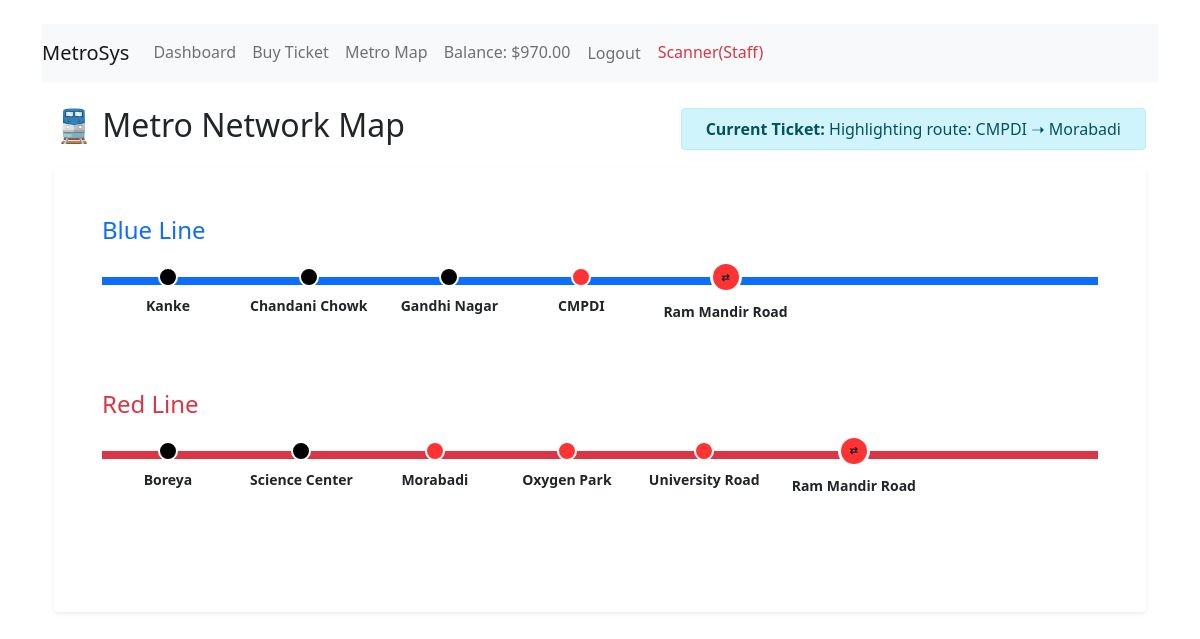
/metro/map/ (signed in), run on the app's committed database.
### users/models.py (models this page shows, shortened)
class Profile(models.Model):
    user = models.OneToOneField(User, on_delete=models.CASCADE)
    balance = models.DecimalField(max_digits=10, decimal_places=2, default=0.00)

### metro/models.py (models this page shows, shortened)
class MetroLine(models.Model):
    name = models.CharField(max_length=100)
    is_active = models.BooleanField(default=True)

class Station(models.Model):
    name = models.CharField(max_length=100)
    line = models.ForeignKey(MetroLine, on_delete=models.CASCADE, related_name='stations')
    sequence_number = models.PositiveIntegerField()
    class Meta:
        ordering = ['sequence_number']

### metro/views.py (the view)
# urls.py: path('map/', views.metro_map, name='metro_map'),
@login_required
def metro_map(request):
    lines = MetroLine.objects.all()
    all_station_names = Station.objects.values_list('name', flat=True)
    name_counts = Counter(all_station_names)
    interchange_names = [name for name, count in name_counts.items() if count > 1]
    active_path_ids = []
    latest_ticket = Ticket.objects.filter(user=request.user).order_by('-purchase_time').first()
    route_info = "No recent ticket found."
    if latest_ticket:
        _, _, path_objs = get_shortest_path(latest_ticket.source, latest_ticket.destination)
        active_path_ids = [stn.id for stn in path_objs]
        route_info = f"Highlighting route: {latest_ticket.source.name} ➝ {latest_ticket.destination.name}"
    context = {
        'lines': lines,
        'interchange_names': interchange_names,
        'active_path_ids': active_path_ids,
        'route_info': route_info
    }
    return render(request, 'metro/map.html', context)

### templates/metro/map.html (shortened to what this page needs)
{% extends 'base.html' %}
{% block content %}
<div class="container mt-4">
    <div class="d-flex justify-content-between align-items-center mb-3">
        <h2>🚆 Metro Network Map</h2>
        <div class="alert alert-info py-2 px-4 m-0">
            <strong>Current Ticket:</strong> {{ route_info }}
        </div>
    </div>
    <div class="metro-map-container bg-white p-5 rounded shadow-sm" style="overflow-x: auto;">
        {% for line in lines %}
            <div class="metro-line-wrapper mb-5">
                <h4 class="mb-3" style="color:
                    {% if 'red' in line.name|lower %}#dc3545
                    {% elif 'blue' in line.name|lower %}#0d6efd
                    {% elif 'yellow' in line.name|lower %}#ffc107
                    {% elif 'green' in line.name|lower %}#198754
                    {% else %}#6c757d{% endif %};">
                    {{ line.name }}
                </h4>
                <div class="d-flex align-items-center position-relative" style="padding-bottom: 20px;">
                    <div class="position-absolute w-100"
                         style="height: 8px; top: 16px; z-index: 0; background-color:
                         {% if 'red' in line.name|lower %}#dc3545
                         {% elif 'blue' in line.name|lower %}#0d6efd
                         {% elif 'yellow' in line.name|lower %}#ffc107
                         {% elif 'green' in line.name|lower %}#198754
                         {% else %}#6c757d{% endif %};">
                    </div>
                    {% for station in line.stations.all %}
                        <div class="station-node text-center position-relative mx-3" style="min-width: 100px; z-index: 1;">
                            {% if station.name in interchange_names %}
                                <div class="bg-white border border-3 border-dark rounded-circle mx-auto d-flex align-items-center justify-content-center {% if station.id in active_path_ids %}active-route-node{% endif %}"
                                     style="width: 32px; height: 32px; cursor: pointer;"
                                     title="Change Lines Here">
                                    <span class="fw-bold" style="font-size: 10px;">⇄</span>
                                </div>
                            {% else %}
                                <div class="rounded-circle mx-auto border border-2 border-white {% if station.id in active_path_ids %}active-route-node{% endif %}"
                                     style="width: 20px; height: 20px; background-color: black;">
                                </div>
                            {% endif %}
                            <div class="mt-2 fw-bold small text-nowrap">
                                {{ station.name }}
                            </div>
                        </div>
                    {% endfor %}
                </div>
            </div>
        {% endfor %}
    </div>
</div>
{% endblock %}

### templates/base.html (shortened to what this page needs)
<!DOCTYPE html>
<html>
<head>
    <link href="https://cdn.jsdelivr.net/npm/bootstrap@5.1.3/dist/css/bootstrap.min.css" rel="stylesheet">
</head>
<body class="container mt-4">
    <nav class="navbar navbar-expand-lg navbar-light bg-light mb-4">
        <a class="navbar-brand" href="/">MetroSys</a>
        <div class="navbar-nav">
            {% if user.is_authenticated %}
                <a class="nav-item nav-link" href="{% url 'dashboard' %}">Dashboard</a>
                <a class="nav-item nav-link" href="{% url 'buy_ticket' %}">Buy Ticket</a>
                <a class="nav-item nav-link" href="{% url 'metro_map' %}">Metro Map</a>
                <span class="nav-item nav-link">Balance: ${{ user.profile.balance }}</span>
                <form method="post" action="{% url 'logout' %}" class="d-inline">
                    <button type="submit" class="btn btn-link nav-item nav-link">Logout</button>
                </form>
            {% else %}
                <a class="nav-item nav-link" href="{% url 'login' %}">Login</a>
                <a class="nav-item nav-link" href="{% url 'register' %}">Register</a>
            {% endif %}
            <a class="nav-item nav-link text-danger" href="{% url 'scanner' %}">Scanner(Staff)</a>
        </div>
    </nav>
    {% block content %}{% endblock %}
</body>
</html>

### templates/metro/map.html (style rules this page uses)
.active-route-node { background-color: #ff3333 !important; border-color: #fff !important; animation: pulse-glow 1.5s infinite; z-index: 100 !important; }

### data on the page
MetroLine: name "Blue Line"
Station: name "Kanke"
Station: name "Chandani Chowk"
Station: name "Gandhi Nagar"
Station: name "CMPDI"
Station: name "Ram Mandir Road"
MetroLine: name "Red Line"
Station: name "Boreya"
Station: name "Science Center"
Station: name "Morabadi"
Station: name "Oxygen Park"
Station: name "University Road"
Station: name "Ram Mandir Road"

### other printed values
{{ user.profile.balance }} "970.00"
{{ route_info }} "Highlighting route: CMPDI ➝ Morabadi"
